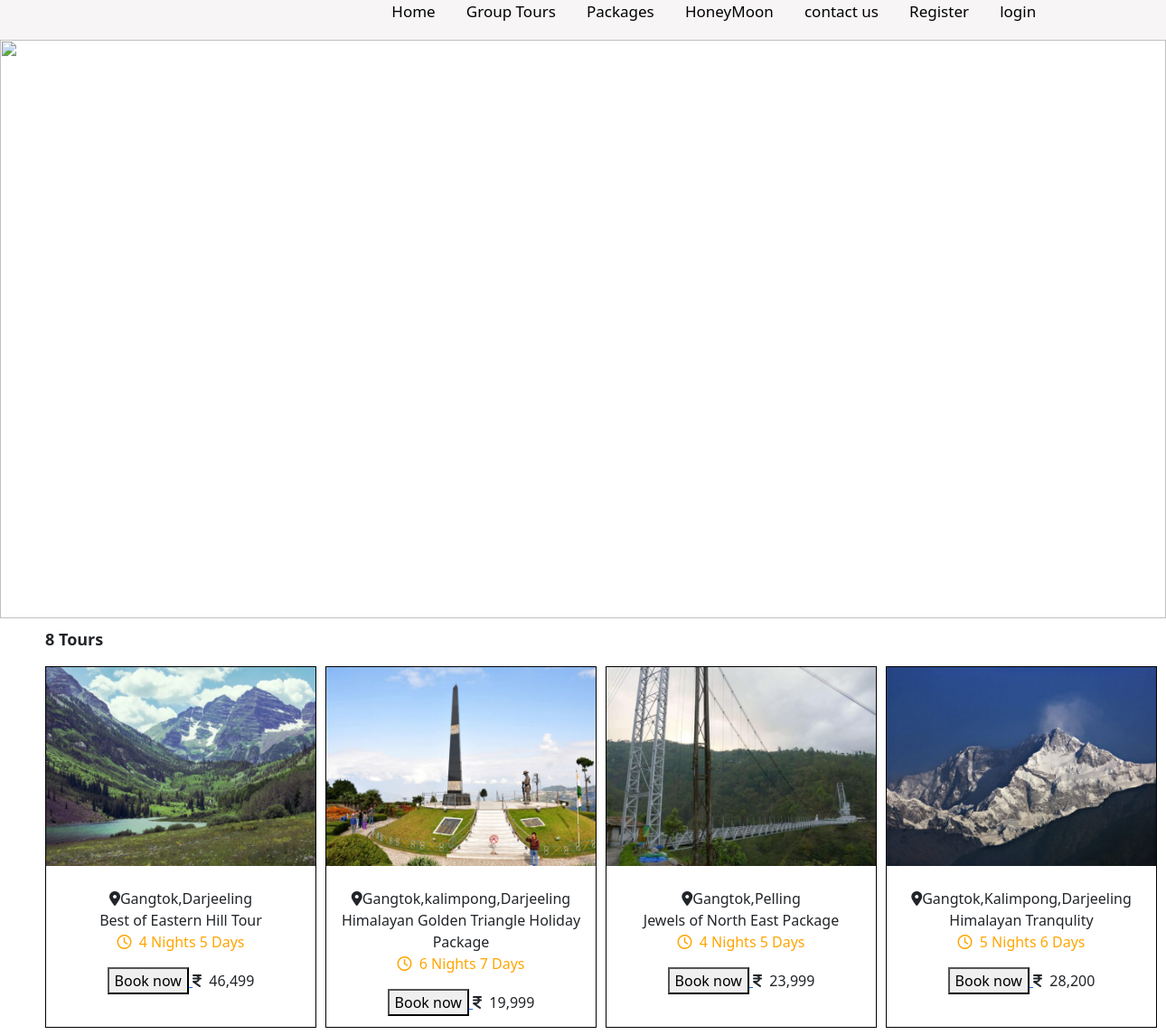
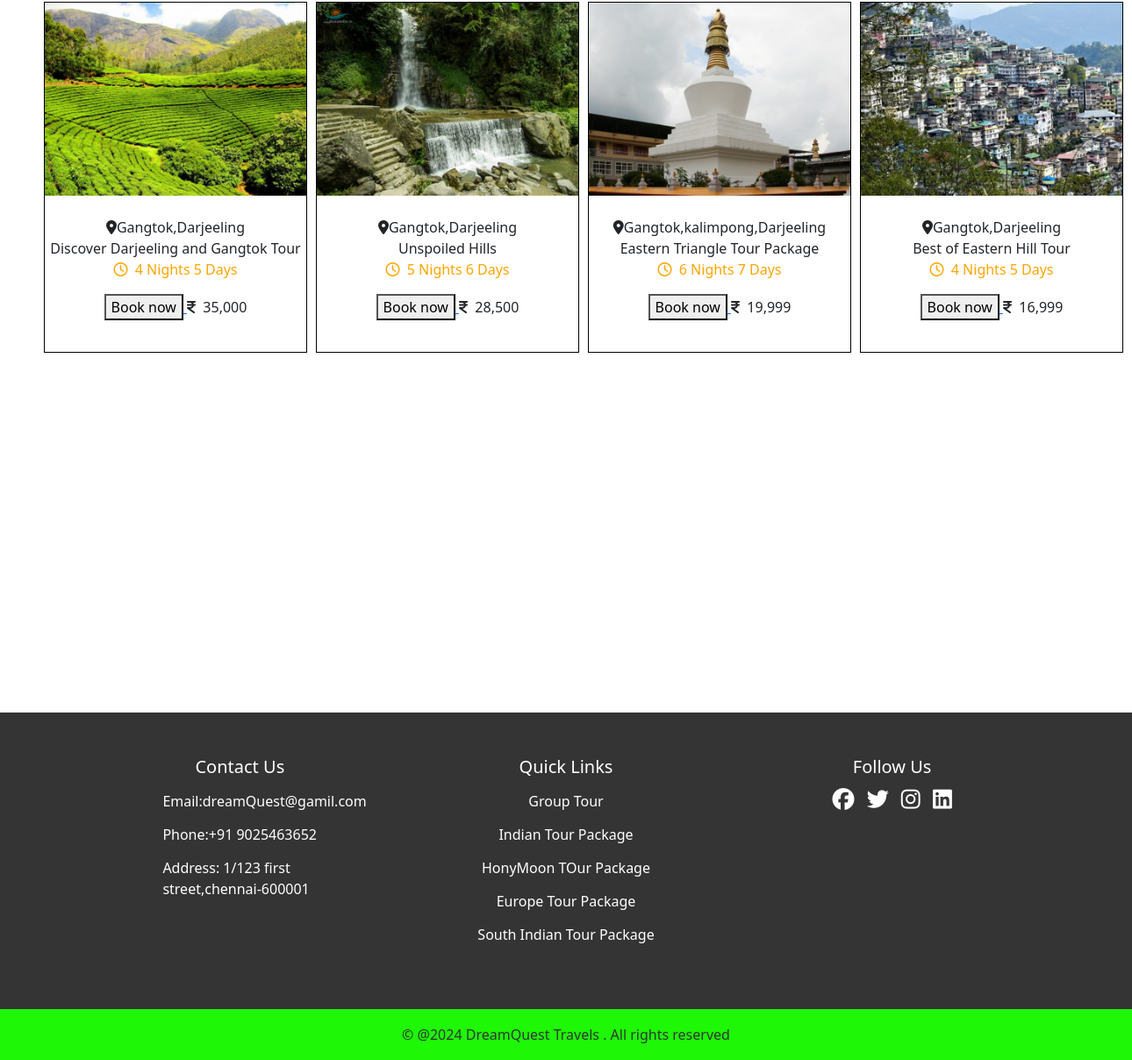
Page /east/ on the committed database (2 pictures, top to bottom).
### myproject/models.py (models this page shows, shortened)
class East(models.Model):
    east=models.ImageField(upload_to="pic")
    plan=models.CharField(max_length=100)
    location=models.CharField(max_length=100)
    duration=models.CharField(max_length=100)
    price=models.CharField(max_length=20,null=True)

### myproject/views.py (the view)
# urls.py: path("east/",views.east,name="east"),
def east(request):
    east = East.objects.all()
    return render(request,"east.html",{"east":east})

### myproject/templates/east.html (shortened to what this page needs)
<!DOCTYPE html>
<html lang="en">
<head>
<link rel="stylesheet" href="https://cdnjs.cloudflare.com/ajax/libs/font-awesome/6.6.0/css/all.min.css" />
{% load static %}
<link rel="stylesheet" href="{% static 'css/east.css' %}">
<link href="https://cdn.jsdelivr.net/npm/bootstrap@5.0.2/dist/css/bootstrap.min.css" rel="stylesheet">
</head>
<body>
{% include 'nav.html' %}
<div class="east2">
    {% load static %}
    <img src="{% static 'image/eastindia.avif'  %}" alt="">
    <h2>East Indian HonyMoon Package</h2>
</div>
<section>
    <div class="east">
        <p>8 Tours</p>
    </div>
    <dic class="east1">
{% for east in east %}
        <div class="eas">
            {% load static %}
            <img src="{{east.east.url}}" alt=""><br><br>
            <p><i class="fa-solid fa-location-dot"></i>{{east.plan}}<br>{{east.location}}<br>
                <span><i class="fa-regular fa-clock"></i>&nbsp {{east.duration}}</span></p>
                <a href="{% url 'book' %}">
                    <button>Book now</button>
                </a><i class="fa-solid fa-indian-rupee-sign"></i>&nbsp {{east.price}}
        </div>
{% endfor %}
    </dic>
</section>
   {% include 'footer.html' %}
</body>
</html>

### myproject/static/css/east.css (style rules this page uses)
.east2 img { position: absolute; z-index: -1; width: 100%; height: 80vh; }
.east2 h2 { text-align: center; color: white; padding-top: 15rem; font-size: 50px; }
.east p { margin-left: 50px; font-size: 18px; font-weight: bold; margin-top: 350px; }
.east1 { display: grid; grid-template-columns: 1fr 1fr 1fr 1fr; grid-template-rows: 1fr 1fr 1fr ; gap: 10px; padding-left: 50px; padding-right: 50px; }
.eas { border: 1px solid black; width: 300px; height: 400px; position: relative; overflow: hidden; text-align: center; }
.eas img { width: 300px; height: auto; transition: transform 0.3s ease; }
.eas p { text-align: center; font-size: 16px; }
.eas span { color: orange; }

### myproject/static/css/main.css (style rules this page uses)
html { scroll-behavior: smooth; }

### myproject/static/css/footer.css (style rules this page uses)
a { text-decoration: none; }

### rows in the picture
East: east (picture), plan "Gangtok,Darjeeling", location "Best of Eastern Hill Tour", duration "4 Nights 5 Days", price "46,499"
East: east (picture), plan "Gangtok,kalimpong,Darjeeling", location "Himalayan Golden Triangle Holiday Package", duration "6 Nights 7 Days", price "19,999"
East: east (picture), plan "Gangtok,Pelling", location "Jewels of North East Package", duration "4 Nights 5 Days", price "23,999"
East: east (picture), plan "Gangtok,Kalimpong,Darjeeling", location "Himalayan Tranqulity", duration "5 Nights 6 Days", price "28,200"
East: east (picture), plan "Gangtok,Darjeeling", location "Discover Darjeeling and Gangtok Tour", duration "4 Nights 5 Days", price "35,000"
East: east (picture), plan "Gangtok,Darjeeling", location "Unspoiled Hills", duration "5 Nights 6 Days", price "28,500"
East: east (picture), plan "Gangtok,kalimpong,Darjeeling", location "Eastern Triangle Tour Package", duration "6 Nights 7 Days", price "19,999"
East: east (picture), plan "Gangtok,Darjeeling", location "Best of Eastern Hill Tour", duration "4 Nights 5 Days", price "16,999"
